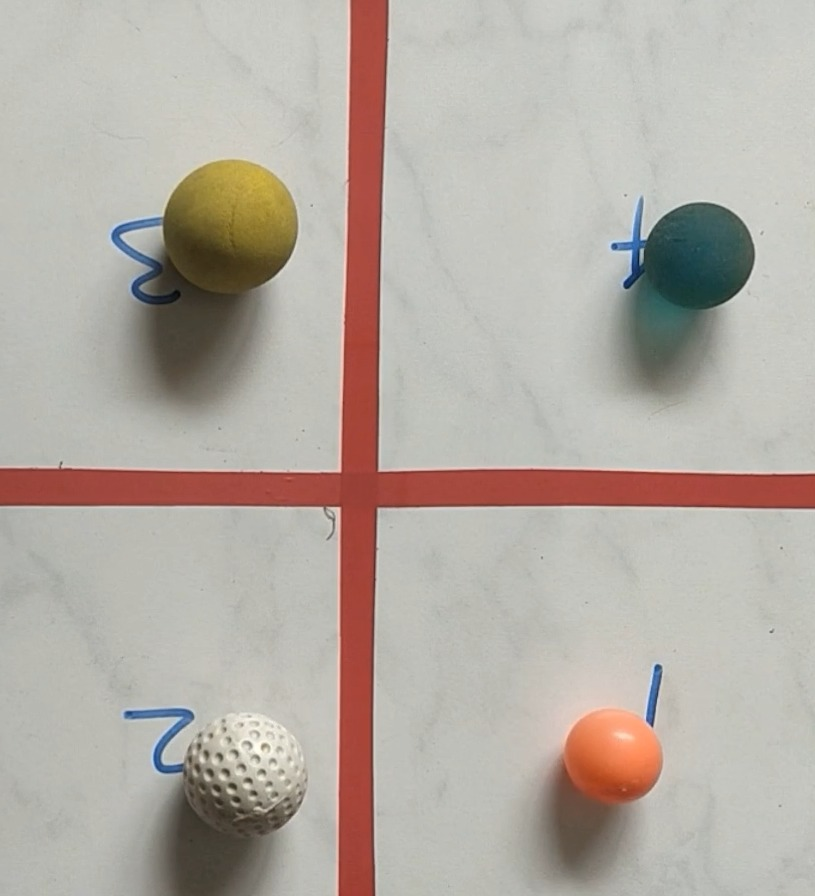
#> input picture SS.jpeg, 815 x 896 px, given in place of dre.mp4, which was not available
$ jupyter execute Assignment.ipynb
#> lines starting #> are read from the running program, lines starting #| are printed output that depends on the picture; after the words box and inside, x2 and y2 are one past the last pixel; in counts of white or black regions, pixels touching at a corner belong together; pictures that were not available may be replaced by others from this repository, and a replacement may not be noted
[cell 1]
import cv2
import numpy as np
import os
from datetime import datetime

[cell 2]
video_path = 'D:\System 69\Downloads\dre.mp4'
cap = cv2.VideoCapture(video_path)

if not cap.isOpened():
    print("Error: Could not open video.")
    exit()

[cell 3]
fps = cap.get(cv2.CAP_PROP_FPS)
frame_width = int(cap.get(cv2.CAP_PROP_FRAME_WIDTH))
frame_height = int(cap.get(cv2.CAP_PROP_FRAME_HEIGHT))

[cell 4]
quadrant_width = frame_width // 2
quadrant_height = frame_height // 2

quadrants = {
    3: [(0, 0), (quadrant_width, quadrant_height)],
    4: [(quadrant_width, 0), (frame_width, quadrant_height)],
    2: [(0, quadrant_height), (quadrant_width, frame_height)],
    1: [(quadrant_width, quadrant_height), (frame_width, frame_height)]
}

[cell 5]
color_ranges = {
    'yellow-ish': ([25, 100, 50], [35, 255, 255]),
    'blue-ish': ([80, 50, 50], [100, 255, 255]),
    'orange-ish': ([5, 150, 100], [15, 255, 255]) ,
    'white': ([0, 0, 200], [180, 30, 255])
}

[cell 6]
def get_quadrant(x, y, quadrants):
    for quad_num, ((x1, y1), (x2, y2)) in quadrants.items():
        if x1 <= x < x2 and y1 <= y < y2:
            return quad_num
    return None

[cell 7]
def draw_quadrants(frame, quadrants):

    for quad_num, ((x1, y1), (x2, y2)) in quadrants.items():
        # Draw rectangle
        cv2.rectangle(frame, (x1, y1), (x2, y2), (255, 0, 0), 2)
        # Display quadrant number
        text_position = ((x1 + x2) // 2, (y1 + y2) // 2)
        cv2.putText(frame, f"Q{quad_num}", text_position, cv2.FONT_HERSHEY_SIMPLEX, 1, (255, 0, 0), 2, cv2.LINE_AA)

[cell 8]
def detect_ball_color(hsv_frame, color_ranges):
    for color, (lower, upper) in color_ranges.items():
        lower_bound = np.array(lower, dtype="uint8")
        upper_bound = np.array(upper, dtype="uint8")
        mask = cv2.inRange(hsv_frame, lower_bound, upper_bound)
        if cv2.countNonZero(mask) > 0:
            return color
    return None

[cell 9]
def display_event_text(frame, quad_num, event):
    corner_x = quadrants[quad_num][0][0] + 10
    corner_y = quadrants[quad_num][0][1] + 30
    cv2.putText(frame, event, (corner_x, corner_y), cv2.FONT_HERSHEY_SIMPLEX, 0.5, (0, 0, 255), 2)

[cell 10]
def refine_mask(mask):
    kernel = np.ones((5, 5), np.uint8)
    mask = cv2.morphologyEx(mask, cv2.MORPH_CLOSE, kernel)
    mask = cv2.morphologyEx(mask, cv2.MORPH_OPEN, kernel)
    return mask

[cell 11]
event_log = []
ball_positions = {}


while True:
    ret, frame = cap.read()
#> frame is the input picture: shape (896, 815, 3); mean B, G, R 164.3, 172.3, 180.4
    if not ret:
        break

    hsv_frame = cv2.cvtColor(frame, cv2.COLOR_BGR2HSV)
#> hsv_frame: shape (896, 815, 3); mean H, S, V 31.2, 30.3, 182.1
    timestamp = cap.get(cv2.CAP_PROP_POS_MSEC) / 1000.0
    draw_quadrants(frame, quadrants)
#> after the loop in draw_quadrants, `for quad_num, ((x1, y1), (x2, y2)) in quadrants.items():`:
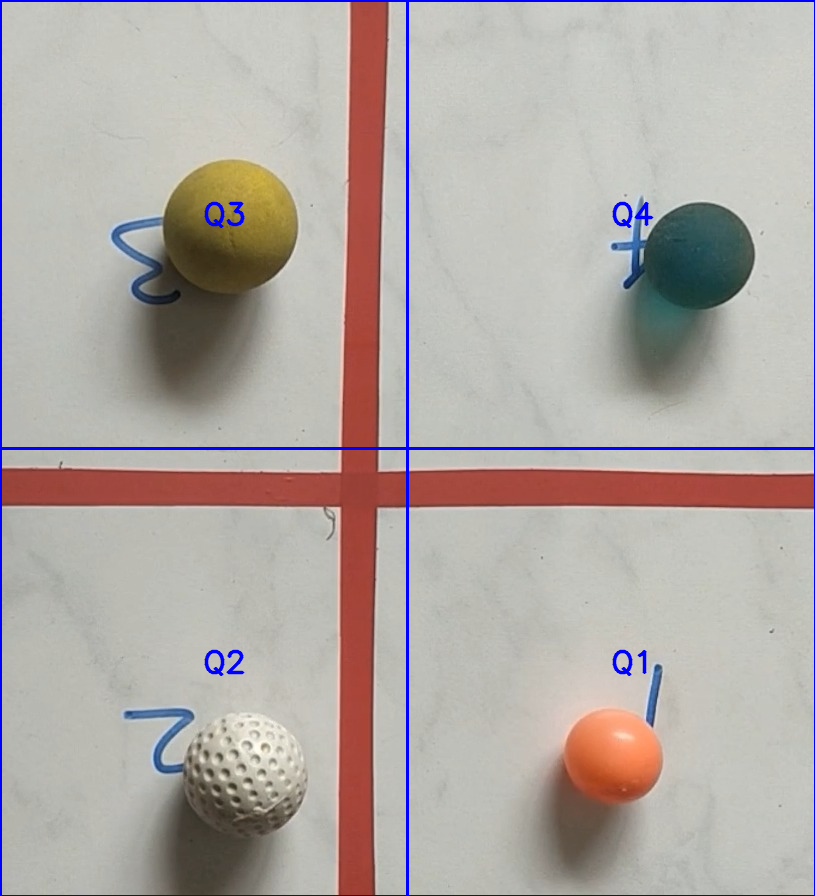
#> frame: shape (896, 815, 3); 1.7% of pixels changed, all inside (x1, y1, x2, y2) = (0, 0, 815, 896)

    for color, (lower_bound, upper_bound) in color_ranges.items():
        mask = cv2.inRange(hsv_frame, np.array(lower_bound), np.array(upper_bound))
        mask = refine_mask(mask)

        if color == 'white':

            kernel = np.ones((5, 5), np.uint8)
            mask = cv2.erode(mask, kernel, iterations=2)
            mask = cv2.dilate(mask, kernel, iterations=2)

            gray = cv2.cvtColor(frame, cv2.COLOR_BGR2GRAY)
            circles = cv2.HoughCircles(gray, cv2.HOUGH_GRADIENT, dp=1.2, minDist=20,
                                       param1=50, param2=30, minRadius=27, maxRadius=40)

            if circles is not None:
                circles = np.round(circles[0, :]).astype("int")
                for (x, y, r) in circles:
                    if mask[y, x] > 0:
                        cx, cy = x, y
                        quadrant = get_quadrant(cx, cy, quadrants)
                        ball_id = f"{color}_ball"

                        if ball_id in ball_positions:
                            prev_quad, entry_time = ball_positions[ball_id]
                            if quadrant != prev_quad and (timestamp - entry_time) >= 4:
                                event_log.append((timestamp, prev_quad, color, 'Exit'))
                                event_log.append((timestamp, quadrant, color, 'Entry'))
                                ball_positions[ball_id] = (quadrant, timestamp)
                        else:
                            event_log.append((timestamp, quadrant, color, 'Entry'))
                            ball_positions[ball_id] = (quadrant, timestamp)

                        # Visualizing the centre of a countour
                        cv2.circle(frame, (cx, cy), r, (0, 255, 0), 2)
                        cv2.putText(frame, f"{color}", (cx - r, cy - r), cv2.FONT_HERSHEY_SIMPLEX, 0.5, (0, 255, 0), 2)

        else:
            contours, _ = cv2.findContours(mask, cv2.RETR_EXTERNAL, cv2.CHAIN_APPROX_SIMPLE)

            for contour in contours:
                if cv2.contourArea(contour) > 1000:  # Min size of contour to filter noise
                    (x, y), radius = cv2.minEnclosingCircle(contour)
                    center = (int(x), int(y))
                    radius = int(radius)

                    quadrant = get_quadrant(center[0], center[1], quadrants)
                    ball_id = f"{color}_ball"

                    if ball_id in ball_positions:
                        prev_quad, entry_time = ball_positions[ball_id]
                        if quadrant != prev_quad and (timestamp - entry_time) >= 4:
                            event_log.append((timestamp, prev_quad, color, 'Exit'))
                            event_log.append((timestamp, quadrant, color, 'Entry'))
                            ball_positions[ball_id] = (quadrant, timestamp)
                    else:
                        event_log.append((timestamp, quadrant, color, 'Entry'))
                        ball_positions[ball_id] = (quadrant, timestamp)

                    # Drawing for visualization
                    cv2.circle(frame, center, radius, (0, 255, 0), 2)
                    cv2.putText(frame, f"{color}", (center[0] - radius, center[1] - radius), cv2.FONT_HERSHEY_SIMPLEX, 0.5, (0, 255, 0), 2)
#> this loop made 4 passes
#> circles on pass 4: [[267, 765, 38], [178, 743, 33]]
#> pass 1, `mask = cv2.inRange(hsv_frame, np.array(lower_bound), np.array(upper_bo..`:
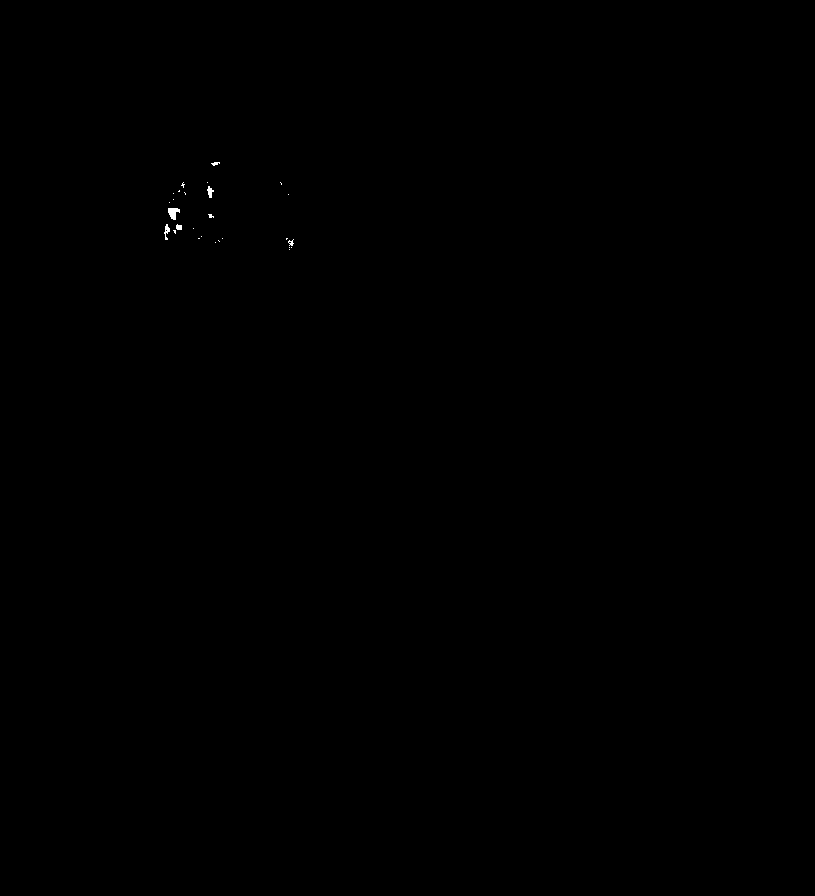
#> mask: shape (896, 815); 0.04% white; 27 white regions (21 under 20 px), largest, box (x1, y1, x2, y2) and area: (168, 208, 180, 220) 94, (164, 224, 170, 240) 48, (207, 186, 214, 198) 47, (176, 224, 182, 230) 30, (211, 162, 220, 166) 22, (288, 239, 294, 246) 22
#> pass 2, `mask = cv2.inRange(hsv_frame, np.array(lower_bound), np.array(upper_bo..`:
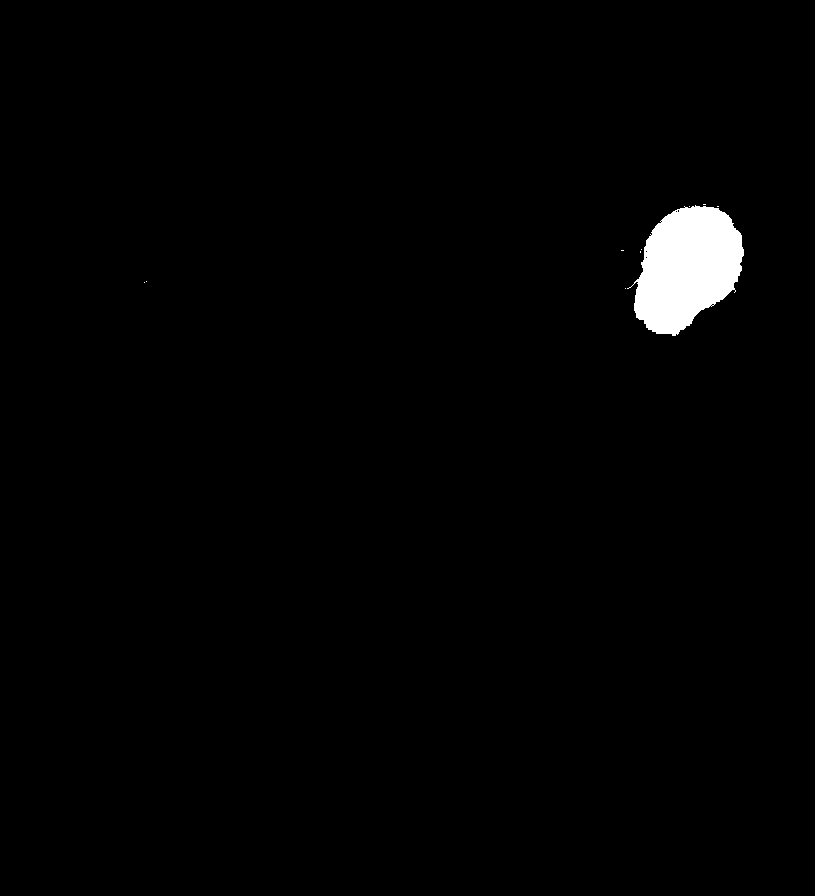
#> mask: shape (896, 815); 1.4% white; 10 white regions (9 under 20 px), largest, box (x1, y1, x2, y2) and area: (627, 205, 744, 336) 10173
#> after the loop:
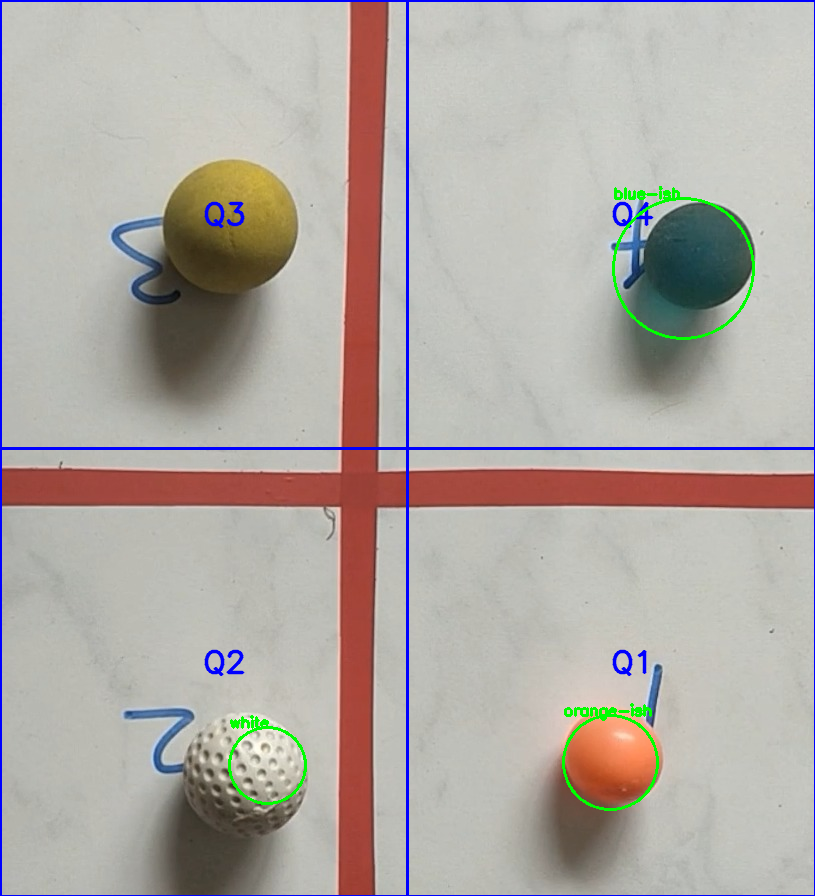
#> frame: shape (896, 815, 3); 0.56% of pixels changed, all inside (x1, y1, x2, y2) = (228, 186, 755, 811)
#> after the loop:
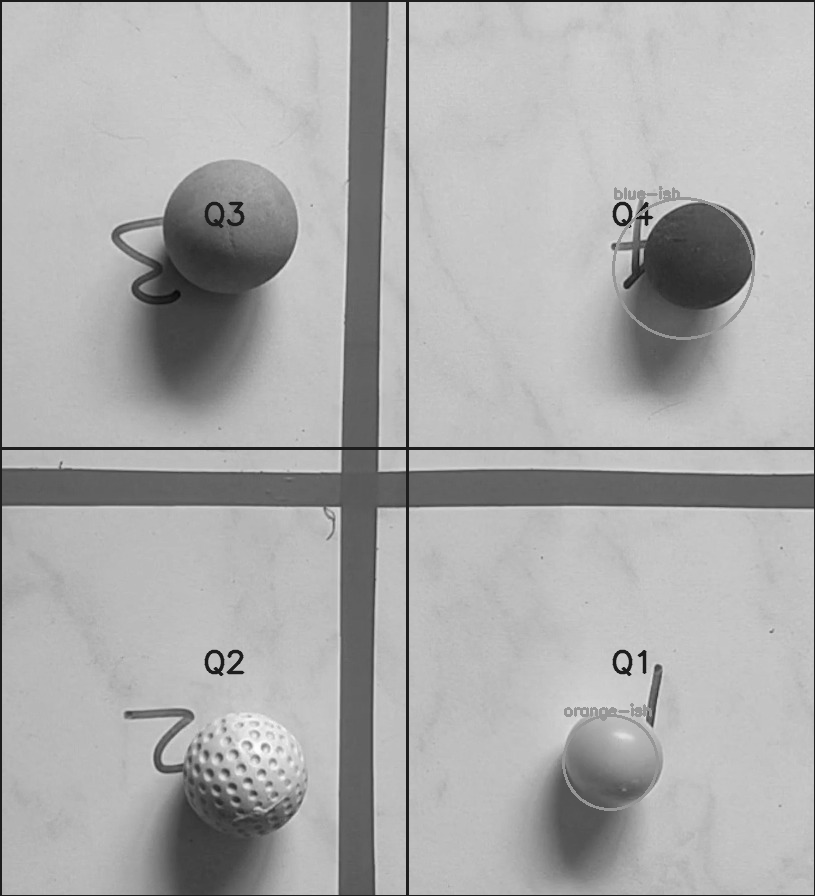
#> gray: shape (896, 815); min 8, max 254, mean 171.2
#> after the loop:
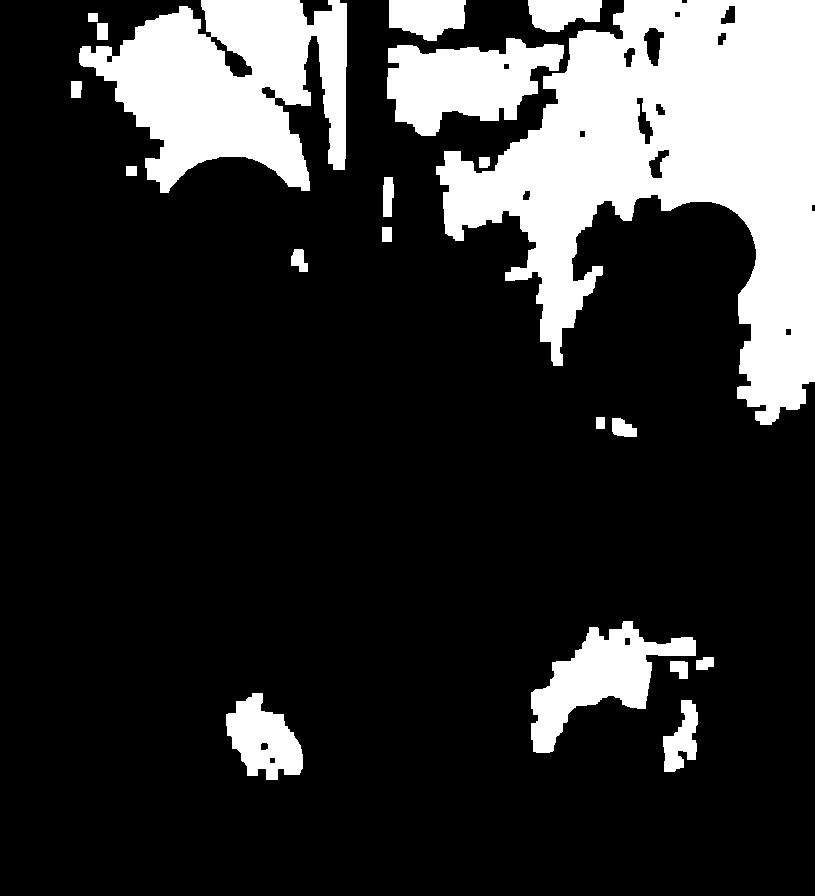
#> mask: shape (896, 815); 19.5% white; 20 white regions, largest, box (x1, y1, x2, y2) and area: (436, 0, 815, 425) 78625, (79, 0, 347, 193) 32059, (387, 38, 564, 136) 10737
#> after the loop, ball_positions = {'blue-ish_ball': (4, 0), 'orange-ish_ball': (1, 0), 'white_ball': (2, 0)}; event_log = [(0, 4, 'blue-ish', 'Entry'), (0, 1, 'orange-ish', 'Entry'), (0, 2, 'white', 'Entry')]


    cv2.imshow('Frame', frame)
    if cv2.waitKey(1) & 0xFF == ord('q'):
#> (key q is pressed here)
        break

cap.release()
cv2.destroyAllWindows()

[cell 12]
log_path = r'D:\System 69\New folder\events.txt'

with open(log_path, 'w') as log_file:
    log_file.write("Time, Quadrant Number, Ball Colour, Event Type\n")
    for event in event_log:
        log_file.write(f"{event[0]:.2f}, {event[1]}, {event[2]}, {event[3]}\n")
#> this loop made 3 passes
